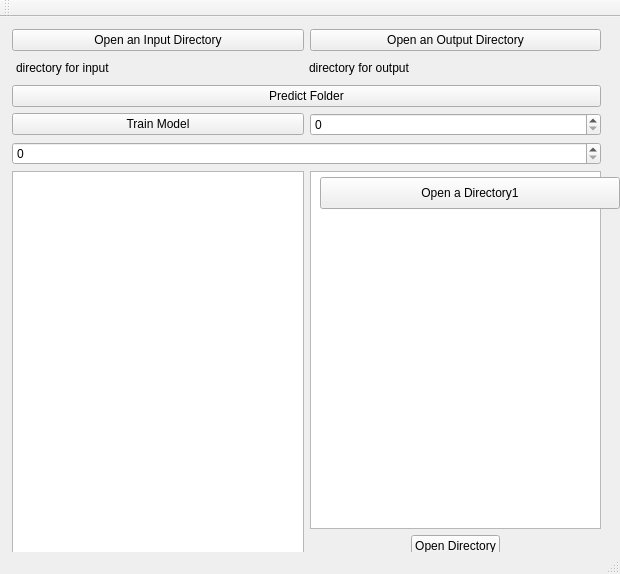
<?xml version="1.0" encoding="UTF-8"?>
<ui version="4.0">
 <class>MainWindow</class>
 <widget class="QMainWindow" name="MainWindow">
  <property name="geometry">
   <rect>
    <x>0</x>
    <y>0</y>
    <width>620</width>
    <height>574</height>
   </rect>
  </property>
  <property name="windowTitle">
   <string>MainWindow</string>
  </property>
  <widget class="QWidget" name="centralWidget">
   <widget class="QWidget" name="layoutWidget">
    <property name="geometry">
     <rect>
      <x>1</x>
      <y>1</y>
      <width>611</width>
      <height>550</height>
     </rect>
    </property>
    <layout class="QVBoxLayout" name="verticalLayout_3">
     <item>
      <layout class="QVBoxLayout" name="verticalLayout_2">
       <item>
        <layout class="QHBoxLayout" name="horizontalLayout_4">
         <item>
          <widget class="QPushButton" name="openButton">
           <property name="text">
            <string>Open an Input Directory</string>
           </property>
          </widget>
         </item>
         <item>
          <widget class="QPushButton" name="openButton2">
           <property name="text">
            <string>Open an Output Directory</string>
           </property>
          </widget>
         </item>
        </layout>
       </item>
       <item>
        <layout class="QHBoxLayout" name="horizontalLayout_3">
         <property name="spacing">
          <number>4</number>
         </property>
         <property name="leftMargin">
          <number>4</number>
         </property>
         <property name="topMargin">
          <number>4</number>
         </property>
         <property name="rightMargin">
          <number>4</number>
         </property>
         <property name="bottomMargin">
          <number>4</number>
         </property>
         <item>
          <widget class="QLabel" name="urlLabel">
           <property name="text">
            <string>directory for input</string>
           </property>
          </widget>
         </item>
         <item>
          <widget class="QLabel" name="label">
           <property name="text">
            <string>directory for output</string>
           </property>
          </widget>
         </item>
        </layout>
       </item>
       <item>
        <widget class="QPushButton" name="button_predict">
         <property name="text">
          <string>Predict Folder</string>
         </property>
        </widget>
       </item>
       <item>
        <layout class="QHBoxLayout" name="horizontalLayout_6">
         <item>
          <widget class="QPushButton" name="button_train">
           <property name="text">
            <string>Train Model</string>
           </property>
          </widget>
         </item>
         <item>
          <widget class="QSpinBox" name="trainiters"/>
         </item>
        </layout>
       </item>
       <item>
        <layout class="QHBoxLayout" name="horizontalLayout_7">
         <item>
          <widget class="QSpinBox" name="dirtestNum">
           <property name="maximum">
            <number>999999999</number>
           </property>
          </widget>
         </item>
        </layout>
       </item>
      </layout>
     </item>
     <item>
      <layout class="QHBoxLayout" name="horizontalLayout_2">
       <item>
        <widget class="QListWidget" name="listWidget"/>
       </item>
       <item>
        <layout class="QVBoxLayout" name="verticalLayout">
         <item>
          <widget class="QListWidget" name="dirList"/>
         </item>
         <item>
          <layout class="QHBoxLayout" name="horizontalLayout">
           <item>
            <spacer name="horizontalSpacer">
             <property name="orientation">
              <enum>Qt::Horizontal</enum>
             </property>
             <property name="sizeHint" stdset="0">
              <size>
               <width>40</width>
               <height>20</height>
              </size>
             </property>
            </spacer>
           </item>
           <item>
            <widget class="QPushButton" name="openButton_2">
             <property name="text">
              <string>Open Directory</string>
             </property>
            </widget>
           </item>
           <item>
            <spacer name="horizontalSpacer_2">
             <property name="orientation">
              <enum>Qt::Horizontal</enum>
             </property>
             <property name="sizeHint" stdset="0">
              <size>
               <width>40</width>
               <height>20</height>
              </size>
             </property>
            </spacer>
           </item>
          </layout>
         </item>
        </layout>
       </item>
      </layout>
     </item>
    </layout>
   </widget>
   <widget class="QPushButton" name="openButton_3">
    <property name="geometry">
     <rect>
      <x>320</x>
      <y>160</y>
      <width>300</width>
      <height>32</height>
     </rect>
    </property>
    <property name="text">
     <string>Open a Directory1</string>
    </property>
   </widget>
  </widget>
  <widget class="QMenuBar" name="menuBar">
   <property name="geometry">
    <rect>
     <x>0</x>
     <y>0</y>
     <width>620</width>
     <height>22</height>
    </rect>
   </property>
  </widget>
  <widget class="QToolBar" name="mainToolBar">
   <attribute name="toolBarArea">
    <enum>TopToolBarArea</enum>
   </attribute>
   <attribute name="toolBarBreak">
    <bool>false</bool>
   </attribute>
  </widget>
  <widget class="QStatusBar" name="statusBar"/>
 </widget>
 <layoutdefault spacing="6" margin="11"/>
 <resources/>
 <connections/>
</ui>
